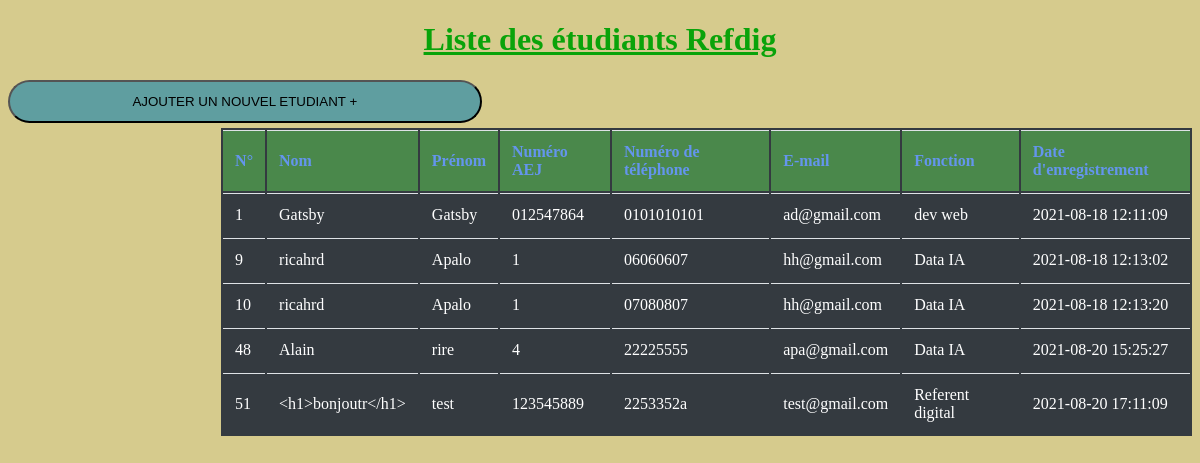
The app's page /liste_etudiant.php with its own data.
### tables this page shows
CREATE TABLE `prairie` (
  `id` int(5) NOT NULL,
  `nom_etudiant` varchar(255) NOT NULL,
  `prenom_etudiant` varchar(255) NOT NULL,
  `numero_aej` varchar(50) NOT NULL,
  `Telephone` varchar(15) NOT NULL,
  `email` varchar(50) NOT NULL,
  `fonction` varchar(50) NOT NULL,
  `date` timestamp NOT NULL DEFAULT current_timestamp() ON UPDATE current_timestamp()
);

### liste_etudiant.php (the view, shortened to what this page needs)
<?php
include('connexion/connexion_bdd.php');
$req = $bdd->query('SELECT * FROM prairie');
$etudiants = $req->fetchAll();
?>
<!DOCTYPE html>
<html lang="en">
<head>
    <link rel="stylesheet" href="css/style.css">
</head>
<body>
<div id="container">
        <h1>Liste des étudiants Refdig</h1>
      <input type="button" class="btton" value="AJOUTER UN NOUVEL ETUDIANT +" onclick="window.location.href='index.php';" />
        <table class="table">
            <tbody>
                <tr class="correspondance">
                    <td>N°</td>
                    <td>Nom</td>
                    <td>Prénom</td>
                    <td>Numéro AEJ</td>
                    <td>Numéro de téléphone</td>
                    <td>E-mail</td>
                    <td>Fonction</td>
                    <td>Date d'enregistrement</td>
                </tr>
                <?php foreach($etudiants as $etudiant): ?>
                <tr class="effet">
                    <td><?php echo $etudiant['id']?></td>
                    <td><?= $etudiant['nom_etudiant']?></td>
                    <td><?= $etudiant['prenom_etudiant']?></td>
                    <td><?= $etudiant['numero_aej']?></td>
                    <td><?= $etudiant['Telephone']?></td>
                    <td><?= $etudiant['email']?></td>
                    <td><?= $etudiant['fonction']?></td>
                    <td><?= $etudiant['date']?></td>
                </tr>
                <?php endforeach ?>
            </tbody>
        </table>
</div>
</body>
</html>

### css/style.css (style rules this page uses)
body { background-color: rgb(214, 203, 141); }
h1 { text-align: center; text-decoration-line: underline; color: rgb(10, 163, 10); }
.btton { width: 20%; margin-bottom: 5px; margin-left: 40%; border-radius: 2em; padding: 12px; background-color: cadetblue; }
.table { margin-left: 18%; color: #fff; background-color: #343a40; }
.table td { padding: 0.75em; border-top: 1px solid #dee2e6; }
.correspondance { color: cornflowerblue; font-weight: 600; background-color: rgba(99, 221, 88, 0.473); }
@media all and (min-device-width: 600px) and (max-device-width: 1300px) { h1 { font-size: 2em; } }
@media all and (min-device-width: 600px) and (max-device-width: 1300px) { .btton { width: 40%; margin-bottom: 5px; margin-left: auto; } }

### records on screen
prairie: id "1", nom_etudiant "Gatsby", prenom_etudiant "Gatsby", numero_aej "012547864", Telephone "0101010101", email "ad@gmail.com", fonction "dev web", date "2021-08-18 12:11:09"
prairie: id "9", nom_etudiant "ricahrd", prenom_etudiant "Apalo", numero_aej "1", Telephone "06060607", email "hh@gmail.com", fonction "Data IA", date "2021-08-18 12:13:02"
prairie: id "10", nom_etudiant "ricahrd", prenom_etudiant "Apalo", numero_aej "1", Telephone "07080807", email "hh@gmail.com", fonction "Data IA", date "2021-08-18 12:13:20"
prairie: id "48", nom_etudiant "Alain", prenom_etudiant "rire", numero_aej "4", Telephone "22225555", email "apa@gmail.com", fonction "Data IA", date "2021-08-20 15:25:27"
prairie: id "51", nom_etudiant "<h1>bonjoutr</h1>", prenom_etudiant "test", numero_aej "123545889", Telephone "2253352a", email "test@gmail.com", fonction "Referent digital", date "2021-08-20 17:11:09"
